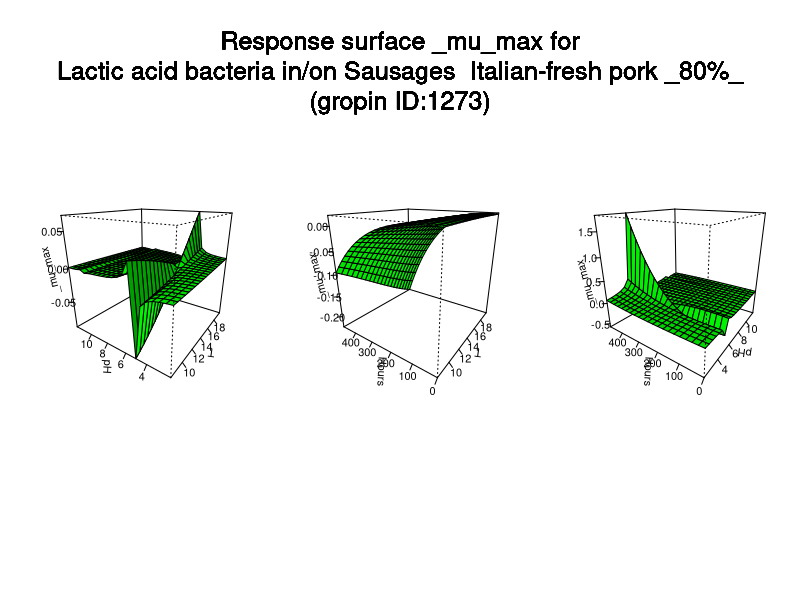

Recreate this plot in R.
#############################
# start of Parameter script
#############################
T <- seq(8.008,19.98001998002,length.out=21)
pH <- seq(2.002,11.988011988012,length.out=21)
Hours <- seq(0,479.52047952048,length.out=21)
#############################
# end of Parameter script
#############################
############################# 
# start of Model script Gropin ID 1273 
#############################
 
# constant coefficients for this model
 
variables <- data.frame(T,pH,Hours)
argumentsPar <- expand.grid(variables)
 
# heart of the model
response_surface <- function(T,pH,Hours) {
   mumax <-0.898*(T-36.47)*((T-(-5.42))^2)/((31.61-(-5.42))*((31.61-(-5.42)*(T-31.61)-(31.61-36.47)*(31.61+(-5.42)-2*T)))*(pH-10.24)*((pH-5.12))/(1*((7.27-5.12*(pH-7.27)-(7.27-10.24)*(7.27+5.12-pH)))*((1-((17.4+0.0311*Hours+0.001036*T*Hours)/100)^2)-0.997)*(((1-((17.4+0.0311*Hours+0.001036*T*Hours)/100)^2)-0.924))/(1*((0.997-0.924*((1-((17.4+0.0311*Hours+0.001036*T*Hours)/100)^2)-0.997)-(0.997-0.997)*(0.997+0.924-(1-((17.4+0.0311*Hours+0.001036*T*Hours)/100)^2)))))))

return(mumax=mumax)
} 

# output parameters
responseSurface <- cbind(argumentsPar,response_surface(argumentsPar['T'],argumentsPar['pH'],argumentsPar['Hours']))
colnames(responseSurface) <- c(colnames(argumentsPar),'mumax')
#############################
# End of Model script
#############################
############################# 
# start of Visualisation script Gropin ID 1273 
#############################
argPar1 <- expand.grid(T,pH)
argPar2 <- expand.grid(T,Hours)
argPar3 <- expand.grid(pH,Hours)
z1 <- matrix(unlist(response_surface(argPar1[1],argPar1[2],Hours[10])),nrow=21)
z2 <- matrix(unlist(response_surface(argPar2[1],pH[10],argPar2[2])),nrow=21)
z3 <- matrix(unlist(response_surface(T[10],argPar3[1],argPar3[2])),nrow=21)
par(mfrow = c(1,3))
persp(T,pH,z1,col = 'green',xlab='T',ylab='pH',zlab='_mu_max',theta=305,phi=20,shade=0.25,ticktype = 'detailed')
persp(T,Hours,z2,col = 'green',xlab='T',ylab='Hours',zlab='_mu_max',theta=305,phi=20,shade=0.25,ticktype = 'detailed')
persp(pH,Hours,z3,col = 'green',xlab='pH',ylab='Hours',zlab='_mu_max',theta=305,phi=20,shade=0.25,ticktype = 'detailed')
mtext('Response surface _mu_max for
Lactic acid bacteria in/on Sausages  Italian-fresh pork _80%_
(gropin ID:1273)',outer=T,  cex=1.5, line=-8.5, side=3)
#############################
# End of Visualisation script
#############################
